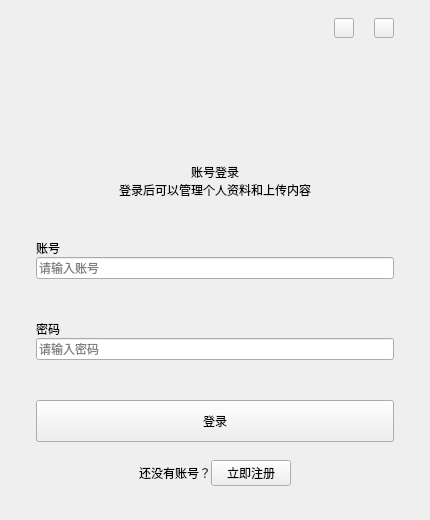
<?xml version="1.0" encoding="UTF-8"?>
<ui version="4.0">
 <class>Login</class>
 <widget class="QWidget" name="Login">
  <property name="geometry">
   <rect>
    <x>0</x>
    <y>0</y>
    <width>430</width>
    <height>520</height>
   </rect>
  </property>
  <property name="windowTitle">
   <string>登录</string>
  </property>
  <layout class="QVBoxLayout" name="rootLayout">
   <property name="spacing">
    <number>0</number>
   </property>
   <property name="leftMargin">
    <number>0</number>
   </property>
   <property name="topMargin">
    <number>0</number>
   </property>
   <property name="rightMargin">
    <number>0</number>
   </property>
   <property name="bottomMargin">
    <number>0</number>
   </property>
   <item>
    <widget class="QFrame" name="loginCard">
     <property name="frameShape">
      <enum>QFrame::Shape::NoFrame</enum>
     </property>
     <layout class="QVBoxLayout" name="cardLayout">
      <property name="spacing">
       <number>0</number>
      </property>
      <property name="leftMargin">
       <number>36</number>
      </property>
      <property name="topMargin">
       <number>18</number>
      </property>
      <property name="rightMargin">
       <number>36</number>
      </property>
      <property name="bottomMargin">
       <number>34</number>
      </property>
      <item>
       <layout class="QHBoxLayout" name="windowButtonLayout">
        <property name="spacing">
         <number>20</number>
        </property>
        <item>
         <spacer name="windowButtonSpacer">
          <property name="orientation">
           <enum>Qt::Orientation::Horizontal</enum>
          </property>
          <property name="sizeHint" stdset="0">
           <size>
            <width>40</width>
            <height>20</height>
           </size>
          </property>
         </spacer>
        </item>
        <item>
         <widget class="QPushButton" name="minBtn">
          <property name="minimumSize">
           <size>
            <width>20</width>
            <height>20</height>
           </size>
          </property>
          <property name="maximumSize">
           <size>
            <width>20</width>
            <height>20</height>
           </size>
          </property>
          <property name="cursor">
           <cursorShape>PointingHandCursor</cursorShape>
          </property>
          <property name="text">
           <string/>
          </property>
         </widget>
        </item>
        <item>
         <widget class="QPushButton" name="quitBtn">
          <property name="minimumSize">
           <size>
            <width>20</width>
            <height>20</height>
           </size>
          </property>
          <property name="maximumSize">
           <size>
            <width>20</width>
            <height>20</height>
           </size>
          </property>
          <property name="cursor">
           <cursorShape>PointingHandCursor</cursorShape>
          </property>
          <property name="text">
           <string/>
          </property>
         </widget>
        </item>
       </layout>
      </item>
      <item>
       <spacer name="topSpacer">
        <property name="orientation">
         <enum>Qt::Orientation::Vertical</enum>
        </property>
        <property name="sizeHint" stdset="0">
         <size>
          <width>20</width>
          <height>28</height>
         </size>
        </property>
       </spacer>
      </item>
      <item>
       <widget class="QLabel" name="logoLabel">
        <property name="minimumSize">
         <size>
          <width>180</width>
          <height>44</height>
         </size>
        </property>
        <property name="maximumSize">
         <size>
          <width>180</width>
          <height>44</height>
         </size>
        </property>
        <property name="text">
         <string/>
        </property>
        <property name="alignment">
         <set>Qt::AlignmentFlag::AlignCenter</set>
        </property>
       </widget>
      </item>
      <item>
       <spacer name="logoBottomSpacer">
        <property name="orientation">
         <enum>Qt::Orientation::Vertical</enum>
        </property>
        <property name="sizeHint" stdset="0">
         <size>
          <width>20</width>
          <height>34</height>
         </size>
        </property>
       </spacer>
      </item>
      <item>
       <widget class="QLabel" name="titleLabel">
        <property name="text">
         <string>账号登录</string>
        </property>
        <property name="alignment">
         <set>Qt::AlignmentFlag::AlignCenter</set>
        </property>
       </widget>
      </item>
      <item>
       <widget class="QLabel" name="subTitleLabel">
        <property name="text">
         <string>登录后可以管理个人资料和上传内容</string>
        </property>
        <property name="alignment">
         <set>Qt::AlignmentFlag::AlignCenter</set>
        </property>
       </widget>
      </item>
      <item>
       <spacer name="formTopSpacer">
        <property name="orientation">
         <enum>Qt::Orientation::Vertical</enum>
        </property>
        <property name="sizeHint" stdset="0">
         <size>
          <width>20</width>
          <height>32</height>
         </size>
        </property>
       </spacer>
      </item>
      <item>
       <widget class="QLabel" name="accountLabel">
        <property name="text">
         <string>账号</string>
        </property>
       </widget>
      </item>
      <item>
       <widget class="QLineEdit" name="accountEdit">
        <property name="placeholderText">
         <string>请输入账号</string>
        </property>
       </widget>
      </item>
      <item>
       <spacer name="accountBottomSpacer">
        <property name="orientation">
         <enum>Qt::Orientation::Vertical</enum>
        </property>
        <property name="sizeHint" stdset="0">
         <size>
          <width>20</width>
          <height>18</height>
         </size>
        </property>
       </spacer>
      </item>
      <item>
       <widget class="QLabel" name="passwordLabel">
        <property name="text">
         <string>密码</string>
        </property>
       </widget>
      </item>
      <item>
       <widget class="QLineEdit" name="passwordEdit">
        <property name="placeholderText">
         <string>请输入密码</string>
        </property>
       </widget>
      </item>
      <item>
       <spacer name="passwordBottomSpacer">
        <property name="orientation">
         <enum>Qt::Orientation::Vertical</enum>
        </property>
        <property name="sizeHint" stdset="0">
         <size>
          <width>20</width>
          <height>28</height>
         </size>
        </property>
       </spacer>
      </item>
      <item>
       <widget class="QPushButton" name="loginBtn">
        <property name="minimumSize">
         <size>
          <width>0</width>
          <height>42</height>
         </size>
        </property>
        <property name="cursor">
         <cursorShape>PointingHandCursor</cursorShape>
        </property>
        <property name="text">
         <string>登录</string>
        </property>
       </widget>
      </item>
      <item>
       <layout class="QHBoxLayout" name="registerLayout">
        <property name="topMargin">
         <number>18</number>
        </property>
        <item>
         <spacer name="registerLeftSpacer">
          <property name="orientation">
           <enum>Qt::Orientation::Horizontal</enum>
          </property>
          <property name="sizeHint" stdset="0">
           <size>
            <width>40</width>
            <height>20</height>
           </size>
          </property>
         </spacer>
        </item>
        <item>
         <widget class="QLabel" name="registerHintLabel">
          <property name="text">
           <string>还没有账号？</string>
          </property>
         </widget>
        </item>
        <item>
         <widget class="QPushButton" name="registerBtn">
          <property name="cursor">
           <cursorShape>PointingHandCursor</cursorShape>
          </property>
          <property name="text">
           <string>立即注册</string>
          </property>
         </widget>
        </item>
        <item>
         <spacer name="registerRightSpacer">
          <property name="orientation">
           <enum>Qt::Orientation::Horizontal</enum>
          </property>
          <property name="sizeHint" stdset="0">
           <size>
            <width>40</width>
            <height>20</height>
           </size>
          </property>
         </spacer>
        </item>
       </layout>
      </item>
     </layout>
    </widget>
   </item>
  </layout>
 </widget>
 <resources/>
 <connections/>
</ui>
